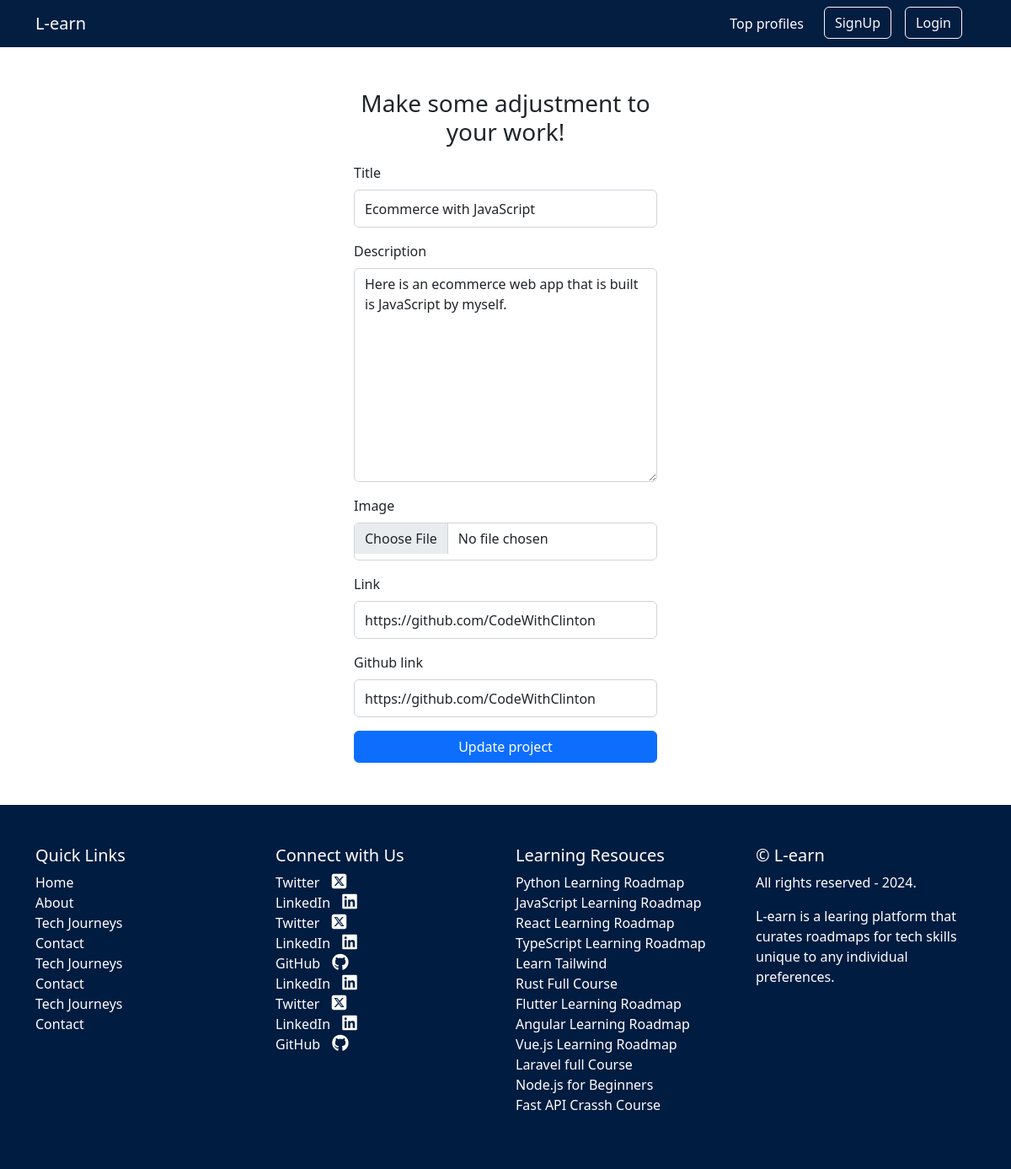
/project/update/ecommerce-with-javascript, run on the app's committed database.
### project/models.py (models this page shows, shortened)
class Project(models.Model):
    title = models.CharField(max_length=100, unique=True)
    slug = models.SlugField()
    description = models.TextField()
    image = models.ImageField(upload_to='project_images/')
    link = models.URLField(blank=True, null=True)
    github_link = models.URLField(blank=True, null=True)
    owner = models.ForeignKey(settings.AUTH_USER_MODEL, on_delete=models.CASCADE, related_name="projects")

### courses/models.py (models this page shows, shortened)
class Course(models.Model):
    title = models.CharField(max_length=50)
    slug = models.SlugField()
    description = models.TextField()
    thumbnail = models.ImageField(upload_to="img")
    label = models.CharField(max_length=25, blank=True, null=True)
    category = models.ForeignKey(Category, on_delete=models.SET_NULL, null=True, blank=True)

### project/views.py (the view, shortened to what this page needs)
# urls.py: path("update/<slug:slug>", views.update_project, name="update")
def update_project(request, slug):
    project = Project.objects.get(slug=slug)
    upt = "update"
    form = ProjectForm(instance = project)
    context = {"form": form, "upt":upt}
    return render(request, "project/add-project.html", context)

### project/forms.py
class ProjectForm(forms.ModelForm):
    title = forms.CharField(widget=forms.TextInput(attrs={"class": "form-control", "placeholder":"Enter title"}))
    description = forms.CharField(widget=forms.Textarea(attrs={"class": "form-control", "placeholder":"Enter body"}))
    image = forms.ImageField(widget=forms.FileInput(attrs={"class": "form-control", "placeholder":"Add image"}))
    link = forms.CharField(required=False, widget=forms.URLInput(attrs={"class": "form-control", "placeholder": "Enter project url"}))
    github_link = forms.CharField(required=False, widget=forms.URLInput(attrs={"class": "form-control", "placeholder": "Enter github url"}))
    class Meta:
        model = Project
        exclude = ["slug", "owner"]

### courses/context_processors.py (called while the page is built)
def course_context(request):
    roadmaps = Course.objects.all()
    return {
        "roadmaps":roadmaps
    }

### project/templates/project/add-project.html (shortened to what this page needs)
{% extends "base.html" %}
{% load static %}
{% block content %}
{% load socialaccount %}
<link href="{% static 'css/users/auth.css' %}" rel="stylesheet" />
<form action="" method="POST" enctype="multipart/form-data">
    {% if upt %}
    <h3>Make some adjustment to your work!</h3>
    {% else %}
    <h3>Let's see your work!</h3>
    {% endif %}
    {% for field in form  %}
    {% if field.errors %}
    <div class="mb-3">
        <label for="" class="form-label">{{field.label}}</label>
        {{field}}
        <small>{{field.errors}}</small>
    </div>
    {% else %}
    <div class="mb-3">
        <label for="" class="form-label">{{field.label}}</label>
        {{field}}
    </div>
    {% endif %}
    {% endfor %}
    {% if upt %}
    <button class="btn btn-primary" style="width: 100%">Update project</button>
    {% else %}
    <button class="btn btn-primary" style="width: 100%">Add project</button>
    {% endif %}
</form>
{% endblock content %}

### templates/base.html (shortened to what this page needs)
<!DOCTYPE html>
{% load static %}
<html lang="en">
    <head>
        <link rel="stylesheet" href="https://cdnjs.cloudflare.com/ajax/libs/font-awesome/6.5.1/css/all.min.css" />
        <link rel="stylesheet" href="https://cdnjs.cloudflare.com/ajax/libs/font-awesome/6.5.1/css/brands.min.css" />
        <link href="https://cdn.jsdelivr.net/npm/bootstrap-icons@1.5.0/font/bootstrap-icons.css" rel="stylesheet" />
        <link href="{% static 'css/global.css' %}" rel="stylesheet" />
    </head>
    <body class="d-flex flex-column h-100">
        <main class="flex-shrink-0">
            <nav class="navbar navbar-expand-lg" id="nav">
                <div class="container">
                    <a class="navbar-brand me-8" href="{% url 'courses:index' %}">L-earn</a>
                  <div class="collapse navbar-collapse" id="navbarNavDropdown">
                    <ul class="navbar-nav">
                      <li class="nav-item me-3">
                        <a class="nav-link" href="{% url 'auth:profile-list' %}">Top profiles</a>
                      </li>
                      {% if request.user.is_authenticated %}
                      <li class="nav-item active dropdown">
                        <a class="nav-link dropdown-toggle" href="#" role="button" style="color: white" data-bs-toggle="dropdown" aria-expanded="false">
                          Hi, {{request.user.username}}
                        </a>
                        <ul class="dropdown-menu bg-dark">
                          <li><a class="dropdown-item" href="{% url 'auth:profile' %}">Profile</a></li>
                          <li><a class="dropdown-item" href="">Create Articles</a></li>
                          <li><a class="dropdown-item" href="{% url 'auth:logout' %}">Logout</a></li>
                        </ul>
                      </li>
                      {% else %}
                      <li class="nav-item me-3">
                        <a href="{% url 'auth:register' %}">
                        <button type="button" class="btn btn-outline-light">
                           SignUp
                        </button>
                    </a>
                      </li>
                      <li class="nav-item me-3">
                        <a href="{% url 'auth:signin' %}">
                        <button type="button" class="btn btn-outline-light">
                           Login
                        </button>
                    </a>
                      </li>
                      {% endif %}
                    </ul>
                  </div>
                </div>
              </nav>
            {% block content %}{% endblock content %}
         <footer class="py-5">
          <div class="container">
            <div class="row">
              <div class="col-lg-3 col-md-6">
                <h5 class="text-white">Quick Links</h5>
                <ul class="list-unstyled">
                  <li><a href="#" class="text-white">Home</a></li>
                  <li><a href="#" class="text-white">About</a></li>
                  <li><a href="#" class="text-white">Tech Journeys</a></li>
                  <li><a href="#" class="text-white">Contact</a></li>
                  <li><a href="#" class="text-white">Tech Journeys</a></li>
                  <li><a href="#" class="text-white">Contact</a></li>
                  <li><a href="#" class="text-white">Tech Journeys</a></li>
                  <li><a href="#" class="text-white">Contact</a></li>
                </ul>
              </div>
              <div class="col-lg-3 col-md-6">
                <h5 class="text-white">Connect with Us</h5>
                <ul class="list-unstyled">
                  <li><a href="#" target="_blank" class="text-white">Twitter <i href="" class="fa-brands fa-square-x-twitter"></i></a></li>
                  <li><a href="#" target="_blank" class="text-white">LinkedIn <i href="" class="fa-brands fa-linkedin"></i></a></li>
                  <li><a href="#" target="_blank" class="text-white">Twitter <i href="" class="fa-brands fa-square-x-twitter"></i></a></li>
                  <li><a href="#" target="_blank" class="text-white">LinkedIn <i href="" class="fa-brands fa-linkedin"></i></a></li>
                  <li><a href="#" target="_blank" class="text-white">GitHub <i href="" class="fa-brands fa-github"></i></a></li>
                  <li><a href="#" target="_blank" class="text-white">LinkedIn <i href="" class="fa-brands fa-linkedin"></i></a></li>
                  <li><a href="#" target="_blank" class="text-white">Twitter <i href="" class="fa-brands fa-square-x-twitter"></i></a></li>
                  <li><a href="#" target="_blank" class="text-white">LinkedIn <i href="" class="fa-brands fa-linkedin"></i></a></li>
                  <li><a href="#" target="_blank" class="text-white">GitHub <i href="" class="fa-brands fa-github"></i></a></li>
                </ul>
              </div>
               <div class="col-lg-3 col-md-6">
                <h5 class="text-white">Learning Resouces</h5>
                <ul class="list-unstyled">
                  {% for roadmap in roadmaps  %}
                  <li><a href="{% url 'courses:course' roadmap.slug %}" target="_blank" class="text-white">{{roadmap.title}}</a></li>
                  {% endfor %}
                </ul>
              </div>
              <div class="col-lg-3">
                <h5 class="text-white">© L-earn</h5>
                <p class="text-white">All rights reserved - 2024.</p>
                <p class="text-white">L-earn is a learing platform that curates roadmaps for tech skills unique to any individual preferences.</p>
              </div>
            </div>
          </div>
        </footer>
    </body>
</html>

### static/css/users/auth.css (style rules this page uses)
form { width: 400px; padding: 20px 20px 20px 20px; margin: 30px auto; border-radius: 10px; }
form h3 { text-align: center; margin-bottom: 20px; }
form input { height: 45px; font-size: 20px; }

### templates/base.html (style rules this page uses)
#nav { background-color: #041E42 !important; color: white !important }
#nav div a { color: white !important; }
#nav ul li a { color: white !important; }
#nav ul a { color: white !important }
#nav ul { margin-left: auto; }
footer { background-color: #001c40 !important }
footer a { text-decoration: none }
footer .fa-solid, footer .fa-brands { font-size: 20px; margin: 0px 10px; }

### data on the page
Project: form "Ecommerce with JavaScript" "Here is an ecommerce web app that is built is JavaScript by myself." "https://github.com/CodeWithClinton" "https://github.com/CodeWithClinton"
Course: title "Python Learning Roadmap"
Course: title "JavaScript Learning Roadmap"
Course: title "React Learning Roadmap"
Course: title "TypeScript Learning Roadmap"
Course: title "Learn Tailwind"
Course: title "Rust Full Course"
Course: title "Flutter Learning Roadmap"
Course: title "Angular Learning Roadmap"
Course: title "Vue.js Learning Roadmap"
Course: title "Laravel full Course"
Course: title "Node.js for Beginners"
Course: title "Fast API Crassh Course"

### other printed values
{{ field.label }} "Title" "Description" "Image" "Link" "Github link"
